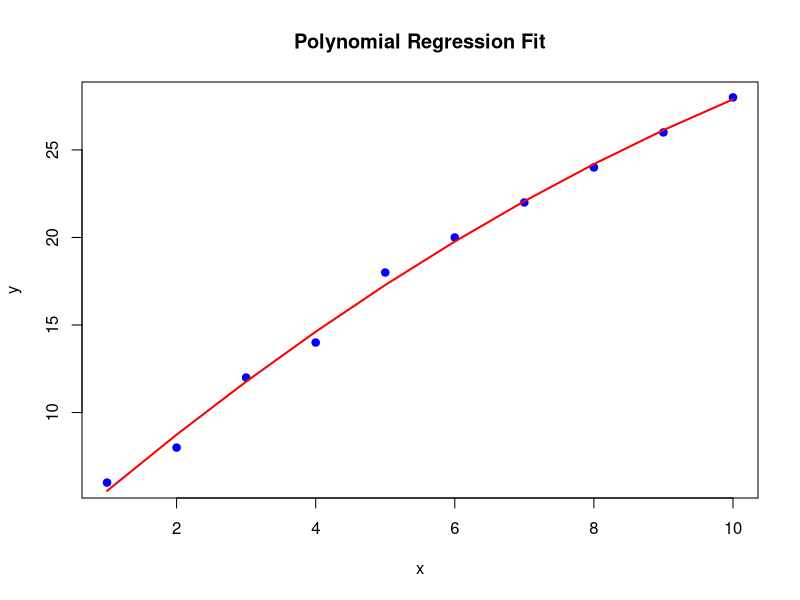

R code for this plot:
x <- c(1, 2, 3, 4, 5, 6, 7, 8, 9, 10)
y <- c(6, 8, 12, 14, 18, 20, 22, 24, 26, 28)

poly_model <- lm(y ~ poly(x, 2, raw = TRUE))

summary(poly_model)

plot(x, y, pch = 19, col = "blue", main = "Polynomial Regression Fit")
lines(x, predict(poly_model), col = "red", lwd = 2)
